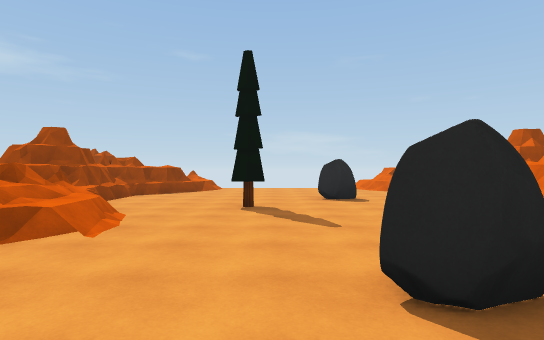
view 1 (above)

24 first-person views from a walk through a 3-D level made in the Unity game engine. The camera is 1.5 m above the floor, looks level and sees 80° across. The floor is counted in squares, 2 m on a side. Each view is taken from the middle of a square. On the plan, view 1 faces up. The plan holds only what a view shows up to about 11 squares ahead; the rest is blank. The place goes on beyond the plan. Some surface patterns are stand-ins.

view 2
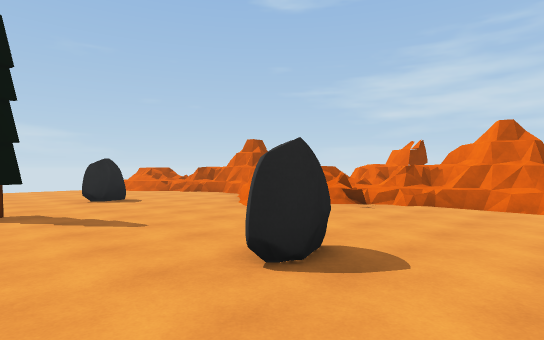

view 3
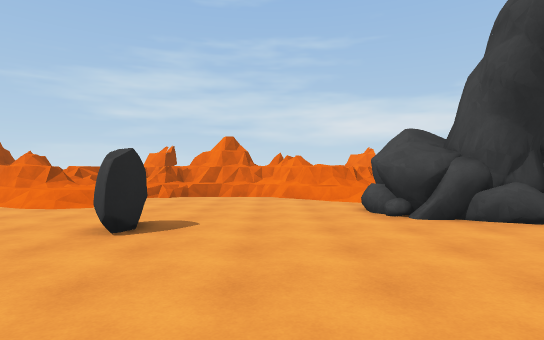

view 4
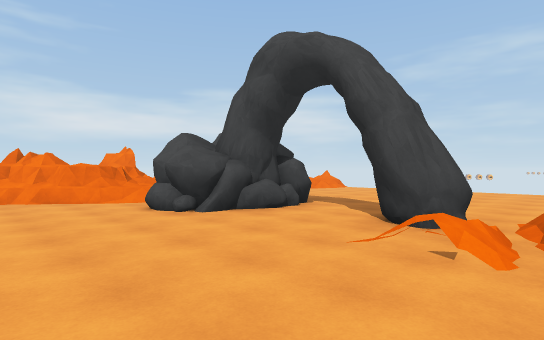

view 5
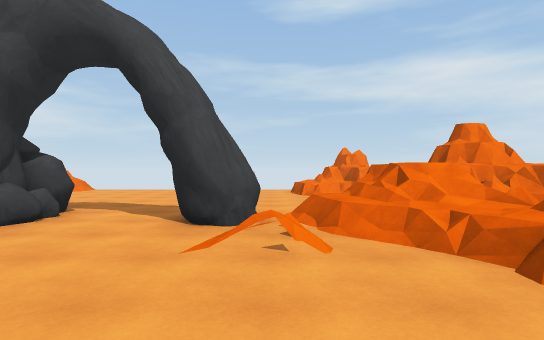

view 6
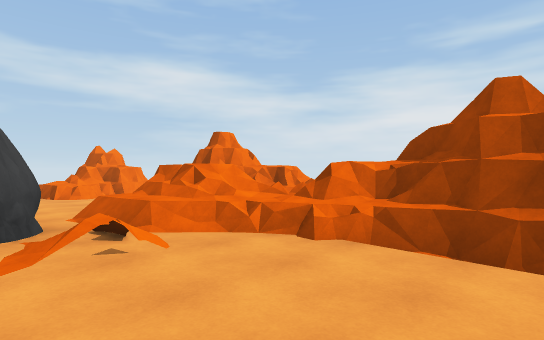

view 7
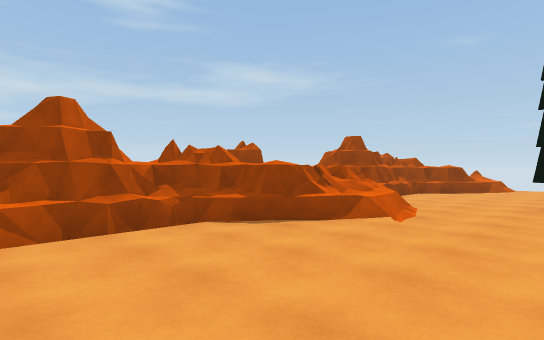

view 8
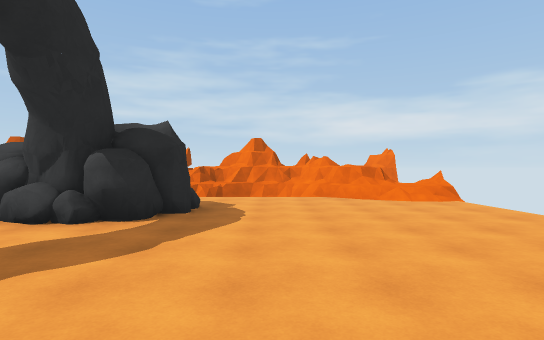

view 9
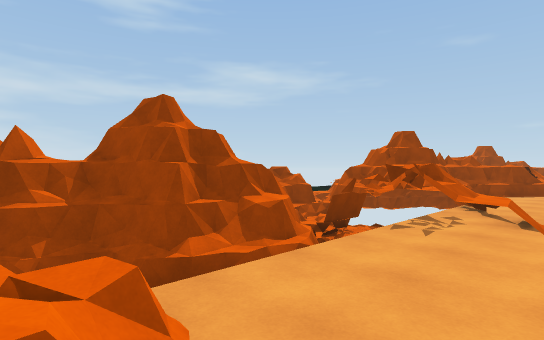

view 10
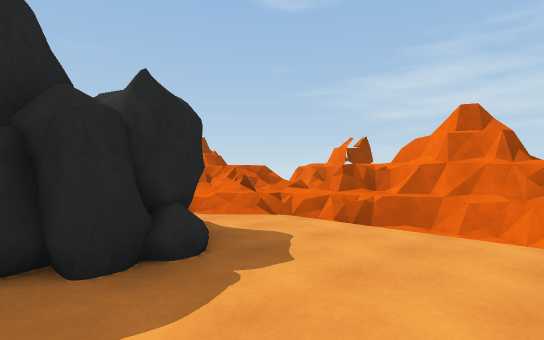

view 11
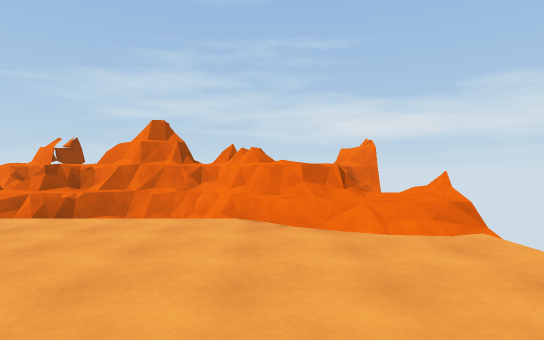

view 12
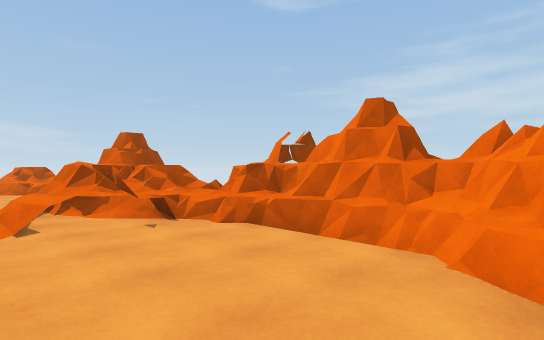

view 13
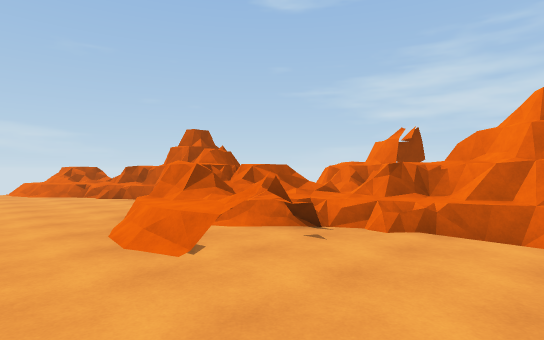

view 14
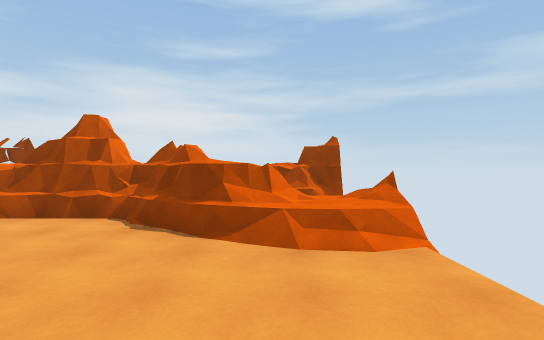

view 15
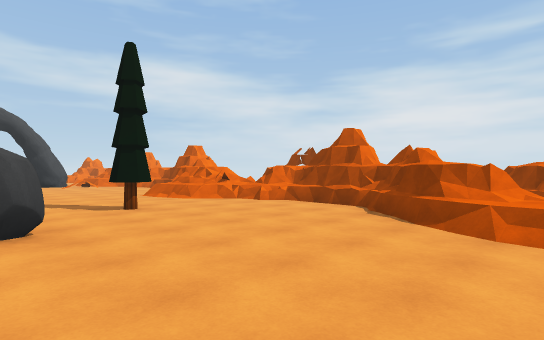

view 16
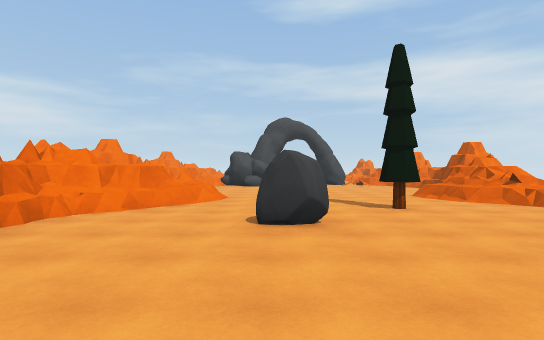

view 17
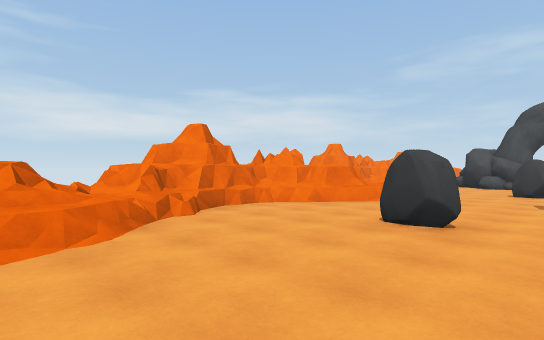

view 18
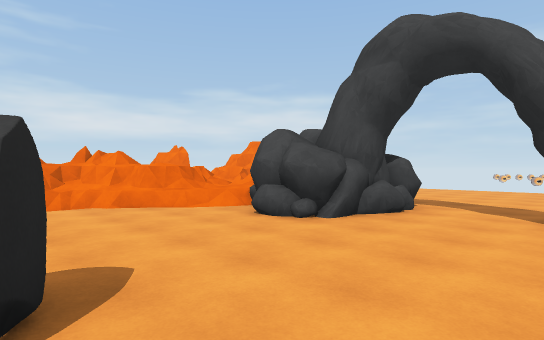

view 19
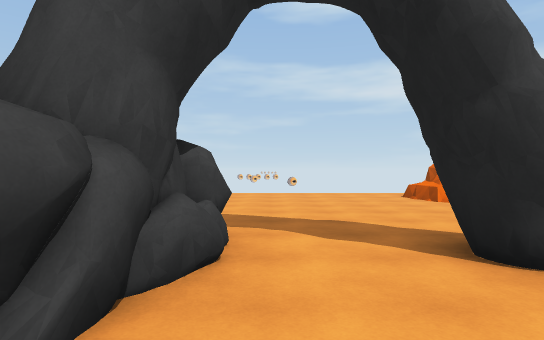

view 20
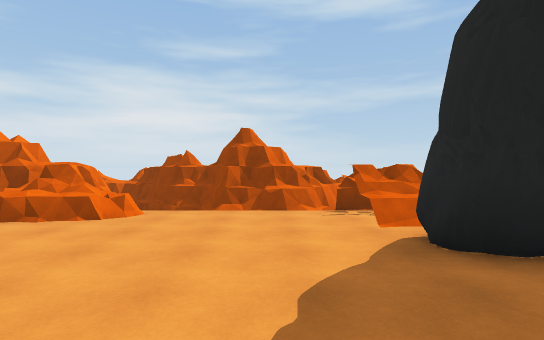

view 21
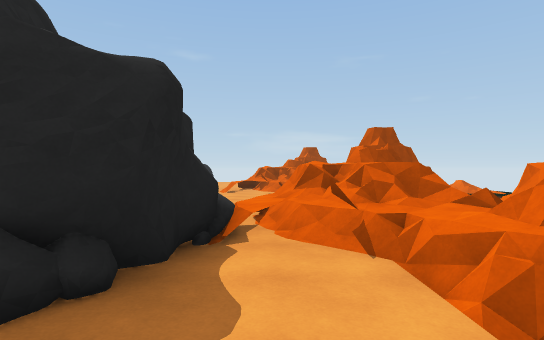

view 22
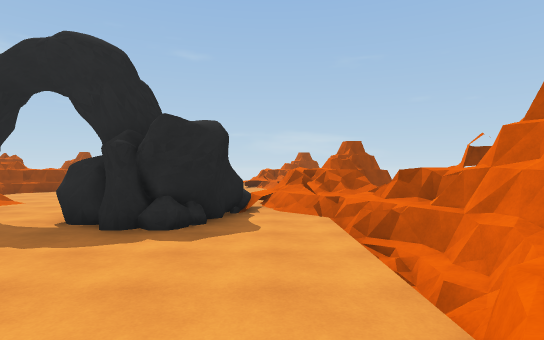

view 23
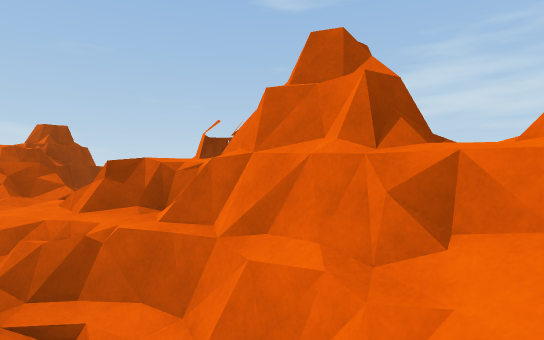

view 24
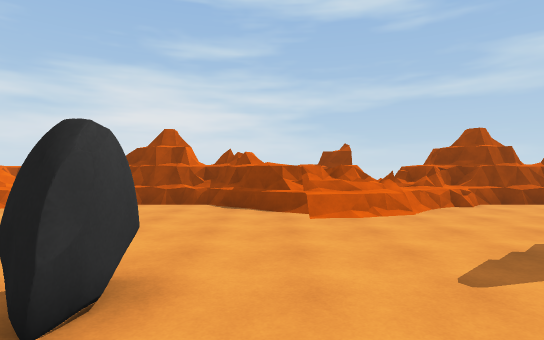

### Floor plan
Key: @ floor where view 1 was taken; # wall or solid block; x gap in a wall; . main floor; : floor 0.5 m higher than the main floor; + floor 0.75 m higher than the main floor; * floor 1 m higher than the main floor; % floor 1.25 m higher than the main floor; / step, stairs or slope; = window, fence, low wall or low ledge; ^ raised ledge; v drop or lower ground; R rock; T tree.
Columns run from 7 left of view 1 to 9 right of it. Each row starts with its distance up from view 1.
 14 ## =#
 13 ## +//.....//
 12 ^v ##/...../*:
 11    ##.......==
 10   ##........=##
  9   #/.........#
  8  ##/.....R...#
  7  #^=...T....##
  6   ==/......=##
  5    x/......#==v^
  4    =//.....=##=##
  3    #=........#^^
  2 v ##....R.....##
  1 ###=.........=###
  0 ###/...@.....^##
 -1 ^#^=......../###
 -2 vv^=./...##.=**v^
 -3 vv:=//...###x#%v#
 -4 vvv=/.#..###.=#=#
 -5 ###v.....###..=^
 -6 ##=v..........##
 -7 ##vv..........##
 -8 ##vv..........##
 -9 #vv==........##
-10 ####=......./#
-11   ##........=+  #
-12    #        =#  #

Where each view was taken, in squares from view 1:
view 1: 0 up, 0 right, facing up
view 2: 0 up, 1 left, facing up-right
view 3: 0 up, 3 left, facing right
view 4: 1 up, 3 left, facing down-right
view 5: 1 up, 2 left, facing down
view 6: 1 up, 1 left, facing down-left
view 7: 1 down, 0 right, facing up-left
view 8: 7 down, 3 left, facing right
view 9: 9 down, 2 left, facing up-left
view 10: 8 down, 2 right, facing up-right
view 11: 9 down, 1 right, facing right
view 12: 1 down, 3 right, facing up-right
view 13: 1 up, 2 right, facing up-right
view 14: 12 up, 1 right, facing left
view 15: 13 up, 2 right, facing down-left
view 16: 13 up, 2 right, facing down
view 17: 13 up, 0 right, facing down-right
view 18: 2 up, 1 left, facing down-right
view 19: 1 down, 1 right, facing down
view 20: 6 down, 2 right, facing left
view 21: 7 down, 5 right, facing up
view 22: 10 down, 5 right, facing up
view 23: 8 down, 6 right, facing up-right
view 24: 3 up, 3 right, facing left
